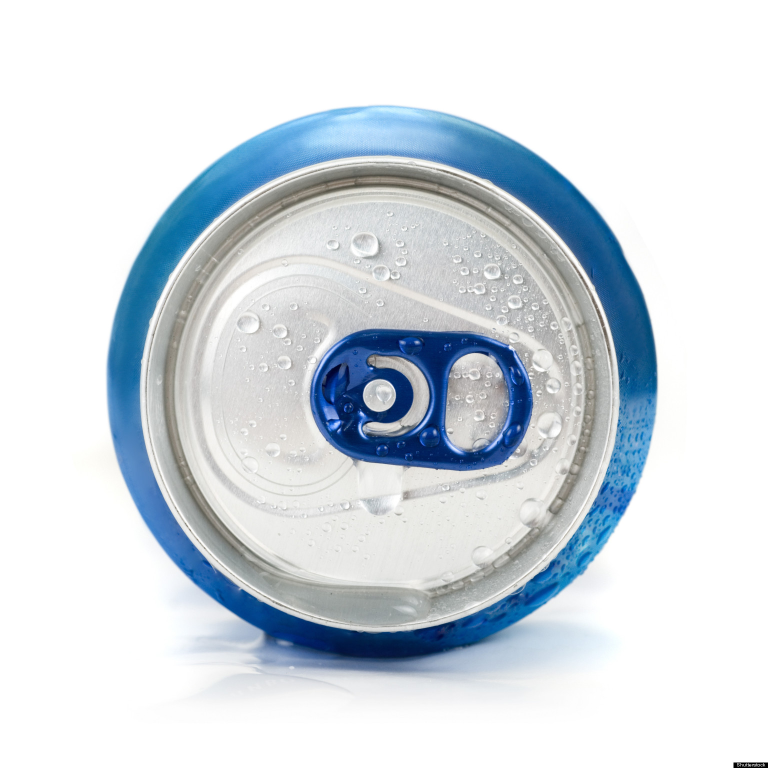
#> input picture testimages/can.jpg, 1536 x 1536 px, given in place of _DSC1641.ARW.tiff, which was not available (shown at 1/2 size)
$ python openCVtests.py   (Python 2 division)
#> lines starting #> are read from the running program, lines starting #| are printed output that depends on the picture; pictures that were not available may be replaced by others from this repository, and a replacement may not be noted
import numpy as np
import cv2
from matplotlib import pyplot as plt

#reading an image
img = cv2.imread('../rawimages/_DSC1641.ARW.tiff', cv2.IMREAD_ANYCOLOR | cv2.IMREAD_ANYDEPTH)
#> img is the input picture: shape (1536, 1536, 3); mean B, G, R 225.9, 219, 210.8
print img.dtype #should be uint16 - 16 bits per color channel for HDR later
#| uint8

#displaying an image
'''
cv2.imshow('image', img)
cv2.waitKey(0)
cv2.destroyAllWindows()
'''

#writing to an image
'''cv2.imwrite('testimages/opencvwritetest.tiff', img)'''

#displaying an image using matplotlib
img2 = cv2.imread('testimages/redpanda.jpg')
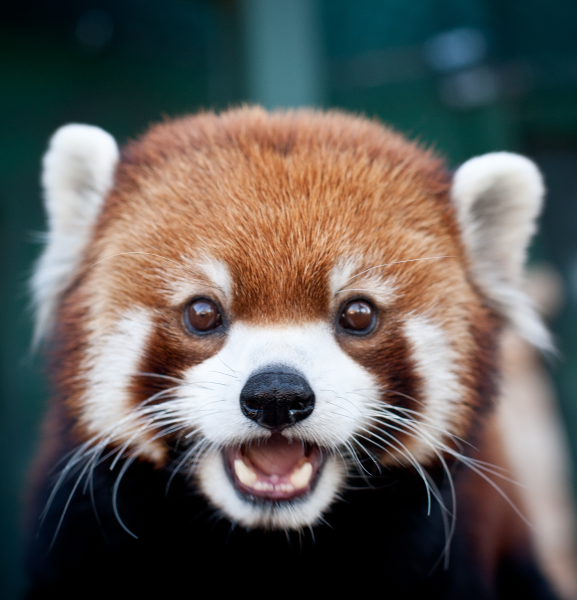
#> input picture testimages/redpanda.jpg, 1153 x 1200 px, found by its file name (shown at 1/2 size)
#> img2 is the input picture: shape (1200, 1153, 3); mean B, G, R 88.9, 92.6, 95.8

'''OpenCV using BGR order and matplotlib uses RGB, so it needs to be converted'''
b, g, r = cv2.split(img2)
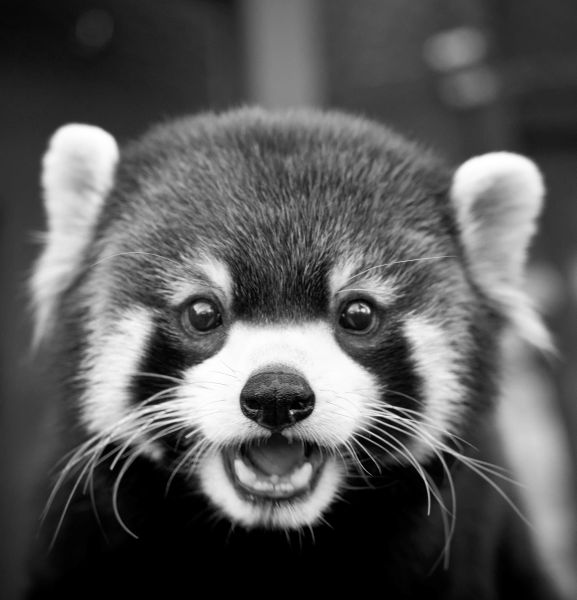
#> b: shape (1200, 1153) (shown at 1/2 size); min 0, max 255, mean 88.9
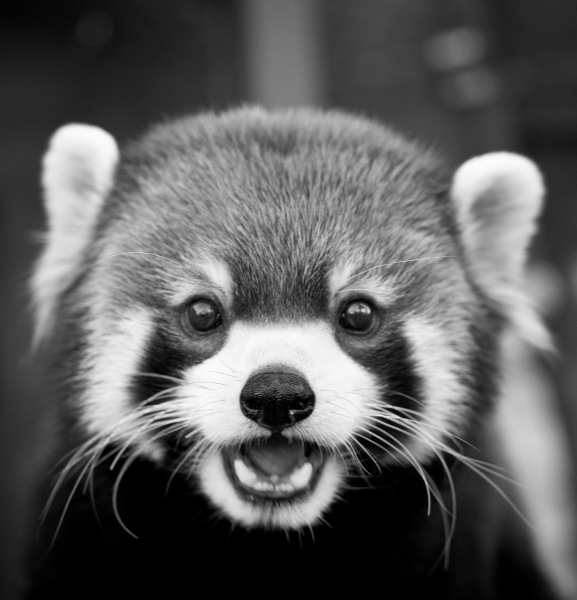
#> g: shape (1200, 1153) (shown at 1/2 size); min 0, max 252, mean 92.6
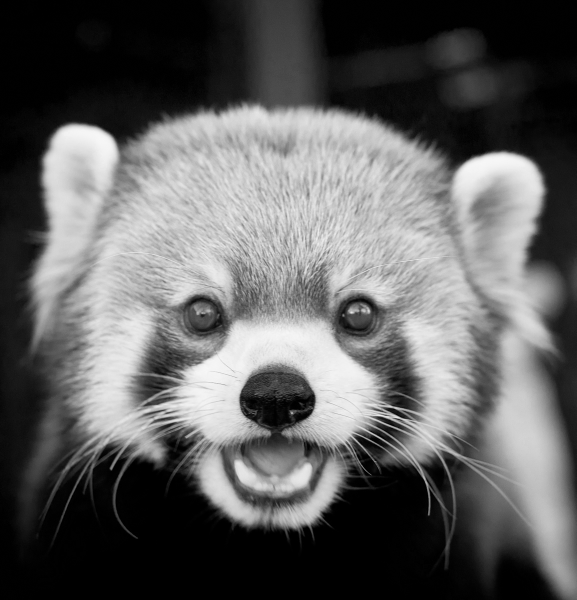
#> r: shape (1200, 1153) (shown at 1/2 size); min 0, max 248, mean 95.8
img3 = cv2.merge([r,g,b])
#can also do img3 = img2[:,:,::-1]
plt.imshow(np.hstack([img3, img2]))
#removes tick marks
plt.xticks([]), plt.yticks([])
plt.show()
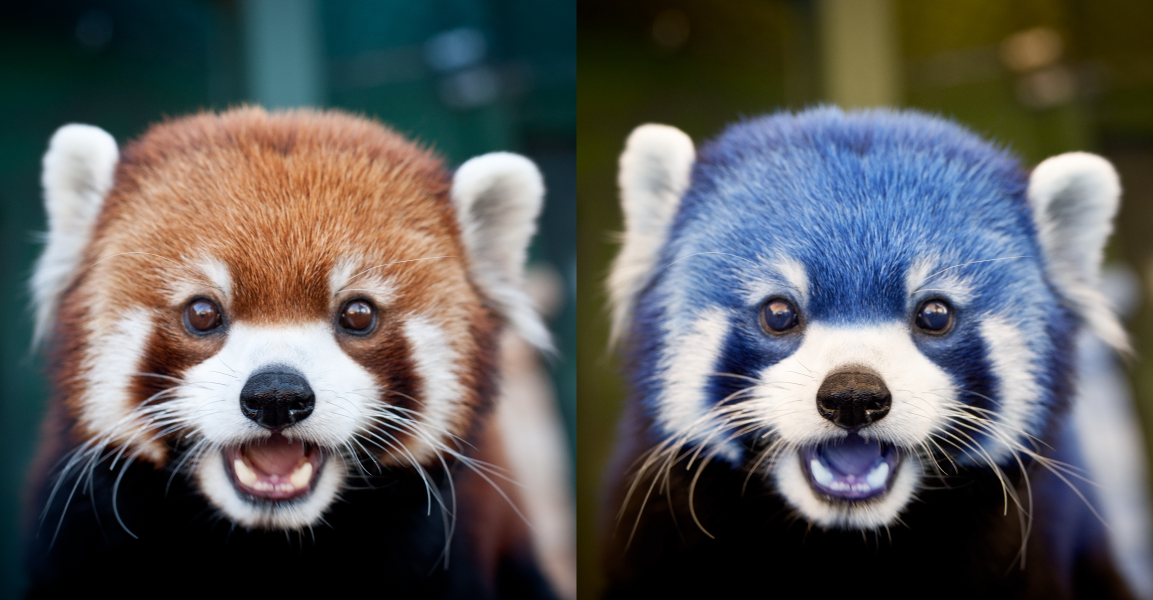
#> shown: shape (1200, 2306, 3) (shown at 1/2 size); mean R, G, B 92.4, 92.6, 92.4
